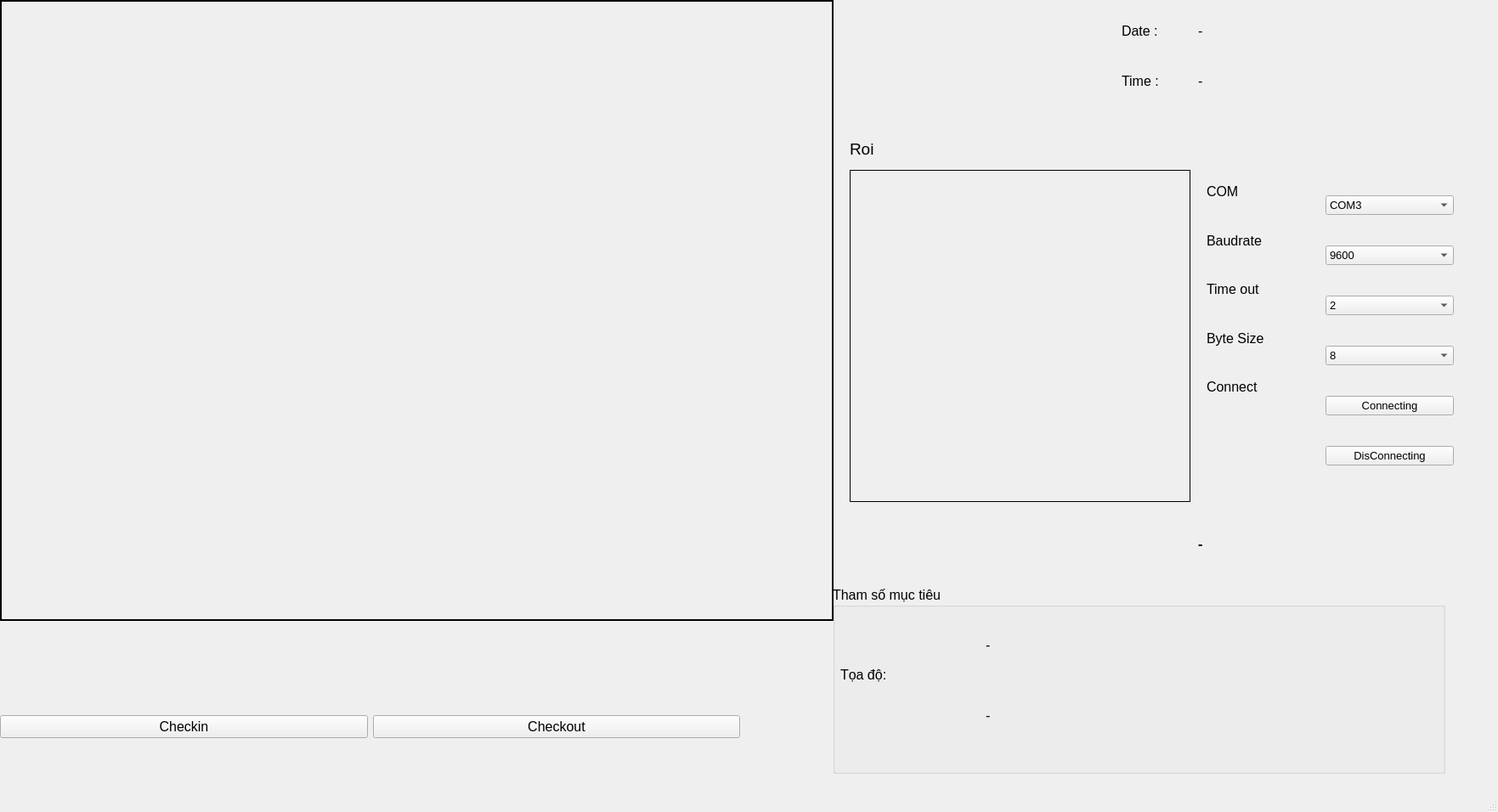
<?xml version="1.0" encoding="UTF-8"?>
<ui version="4.0">
 <class>MainWindow</class>
 <widget class="QMainWindow" name="MainWindow">
  <property name="geometry">
   <rect>
    <x>0</x>
    <y>0</y>
    <width>1763</width>
    <height>956</height>
   </rect>
  </property>
  <property name="windowTitle">
   <string>MainWindow</string>
  </property>
  <widget class="QWidget" name="centralwidget">
   <widget class="QWidget" name="horizontalLayoutWidget">
    <property name="geometry">
     <rect>
      <x>0</x>
      <y>800</y>
      <width>871</width>
      <height>111</height>
     </rect>
    </property>
    <property name="font">
     <font>
      <pointsize>12</pointsize>
     </font>
    </property>
    <layout class="QHBoxLayout" name="horizontalLayout">
     <item>
      <widget class="QPushButton" name="checkinButton">
       <property name="font">
        <font>
         <pointsize>12</pointsize>
        </font>
       </property>
       <property name="text">
        <string>Checkin</string>
       </property>
      </widget>
     </item>
     <item>
      <widget class="QPushButton" name="checkoutButton">
       <property name="font">
        <font>
         <pointsize>12</pointsize>
        </font>
       </property>
       <property name="text">
        <string>Checkout</string>
       </property>
      </widget>
     </item>
    </layout>
   </widget>
   <widget class="QWidget" name="verticalLayoutWidget">
    <property name="geometry">
     <rect>
      <x>1560</x>
      <y>200</y>
      <width>151</width>
      <height>381</height>
     </rect>
    </property>
    <property name="font">
     <font>
      <pointsize>10</pointsize>
     </font>
    </property>
    <layout class="QVBoxLayout" name="verticalLayout">
     <item>
      <widget class="QComboBox" name="Port_comboBox">
       <property name="font">
        <font>
         <pointsize>10</pointsize>
        </font>
       </property>
       <property name="layoutDirection">
        <enum>Qt::LeftToRight</enum>
       </property>
       <property name="editable">
        <bool>false</bool>
       </property>
       <property name="currentText">
        <string>COM3</string>
       </property>
       <property name="maxVisibleItems">
        <number>7</number>
       </property>
       <item>
        <property name="text">
         <string>COM3</string>
        </property>
       </item>
       <item>
        <property name="text">
         <string>COM1</string>
        </property>
       </item>
       <item>
        <property name="text">
         <string>COM2</string>
        </property>
       </item>
       <item>
        <property name="text">
         <string>COM4</string>
        </property>
       </item>
       <item>
        <property name="text">
         <string>COM5</string>
        </property>
       </item>
       <item>
        <property name="text">
         <string>COM6</string>
        </property>
       </item>
       <item>
        <property name="text">
         <string>COM7</string>
        </property>
       </item>
      </widget>
     </item>
     <item>
      <widget class="QComboBox" name="Baud_comboBox">
       <property name="font">
        <font>
         <pointsize>10</pointsize>
        </font>
       </property>
       <item>
        <property name="text">
         <string>9600</string>
        </property>
       </item>
       <item>
        <property name="text">
         <string>4800</string>
        </property>
       </item>
       <item>
        <property name="text">
         <string>19200</string>
        </property>
       </item>
       <item>
        <property name="text">
         <string>115200</string>
        </property>
       </item>
      </widget>
     </item>
     <item>
      <widget class="QComboBox" name="Timeout_comboBox">
       <property name="font">
        <font>
         <pointsize>10</pointsize>
        </font>
       </property>
       <item>
        <property name="text">
         <string>2</string>
        </property>
       </item>
       <item>
        <property name="text">
         <string>0.1</string>
        </property>
       </item>
       <item>
        <property name="text">
         <string>0.5</string>
        </property>
       </item>
       <item>
        <property name="text">
         <string>1</string>
        </property>
       </item>
       <item>
        <property name="text">
         <string>5</string>
        </property>
       </item>
       <item>
        <property name="text">
         <string>10</string>
        </property>
       </item>
      </widget>
     </item>
     <item>
      <widget class="QComboBox" name="Bytesize_comboBox">
       <property name="font">
        <font>
         <pointsize>10</pointsize>
        </font>
       </property>
       <item>
        <property name="text">
         <string>8</string>
        </property>
       </item>
      </widget>
     </item>
     <item>
      <widget class="QPushButton" name="pushButton">
       <property name="font">
        <font>
         <pointsize>10</pointsize>
        </font>
       </property>
       <property name="text">
        <string>Connecting</string>
       </property>
      </widget>
     </item>
     <item>
      <widget class="QPushButton" name="DispushButton">
       <property name="font">
        <font>
         <pointsize>10</pointsize>
        </font>
       </property>
       <property name="text">
        <string>DisConnecting</string>
       </property>
      </widget>
     </item>
    </layout>
   </widget>
   <widget class="QWidget" name="verticalLayoutWidget_2">
    <property name="geometry">
     <rect>
      <x>1420</x>
      <y>200</y>
      <width>121</width>
      <height>281</height>
     </rect>
    </property>
    <property name="font">
     <font>
      <family>MS Shell Dlg 2</family>
      <pointsize>12</pointsize>
      <weight>50</weight>
      <bold>false</bold>
     </font>
    </property>
    <layout class="QVBoxLayout" name="verticalLayout_2">
     <item>
      <widget class="QLabel" name="label4">
       <property name="font">
        <font>
         <family>MS Shell Dlg 2</family>
         <pointsize>12</pointsize>
         <weight>50</weight>
         <bold>false</bold>
        </font>
       </property>
       <property name="text">
        <string>COM</string>
       </property>
      </widget>
     </item>
     <item>
      <widget class="QLabel" name="label_5">
       <property name="font">
        <font>
         <family>MS Shell Dlg 2</family>
         <pointsize>12</pointsize>
         <weight>50</weight>
         <bold>false</bold>
        </font>
       </property>
       <property name="text">
        <string>Baudrate</string>
       </property>
      </widget>
     </item>
     <item>
      <widget class="QLabel" name="label_6">
       <property name="font">
        <font>
         <family>MS Shell Dlg 2</family>
         <pointsize>12</pointsize>
         <weight>50</weight>
         <bold>false</bold>
        </font>
       </property>
       <property name="text">
        <string>Time out</string>
       </property>
      </widget>
     </item>
     <item>
      <widget class="QLabel" name="label_7">
       <property name="font">
        <font>
         <family>MS Shell Dlg 2</family>
         <pointsize>12</pointsize>
         <weight>50</weight>
         <bold>false</bold>
        </font>
       </property>
       <property name="text">
        <string>Byte Size</string>
       </property>
      </widget>
     </item>
     <item>
      <widget class="QLabel" name="label_2">
       <property name="font">
        <font>
         <family>MS Shell Dlg 2</family>
         <pointsize>12</pointsize>
         <weight>50</weight>
         <bold>false</bold>
        </font>
       </property>
       <property name="text">
        <string>Connect</string>
       </property>
      </widget>
     </item>
    </layout>
   </widget>
   <widget class="QLabel" name="VideoLabel">
    <property name="enabled">
     <bool>true</bool>
    </property>
    <property name="geometry">
     <rect>
      <x>0</x>
      <y>0</y>
      <width>981</width>
      <height>731</height>
     </rect>
    </property>
    <property name="minimumSize">
     <size>
      <width>981</width>
      <height>731</height>
     </size>
    </property>
    <property name="maximumSize">
     <size>
      <width>16777215</width>
      <height>731</height>
     </size>
    </property>
    <property name="frameShape">
     <enum>QFrame::Box</enum>
    </property>
    <property name="lineWidth">
     <number>2</number>
    </property>
    <property name="text">
     <string/>
    </property>
    <property name="textFormat">
     <enum>Qt::AutoText</enum>
    </property>
    <property name="scaledContents">
     <bool>true</bool>
    </property>
   </widget>
   <widget class="QWidget" name="verticalLayoutWidget_3">
    <property name="geometry">
     <rect>
      <x>1410</x>
      <y>10</y>
      <width>301</width>
      <height>111</height>
     </rect>
    </property>
    <property name="font">
     <font>
      <pointsize>12</pointsize>
     </font>
    </property>
    <layout class="QVBoxLayout" name="verticalLayout_3">
     <item>
      <layout class="QHBoxLayout" name="horizontalLayout_2">
       <item>
        <widget class="QLabel" name="DateLabel">
         <property name="font">
          <font>
           <pointsize>12</pointsize>
          </font>
         </property>
         <property name="text">
          <string>-</string>
         </property>
        </widget>
       </item>
      </layout>
     </item>
     <item>
      <layout class="QHBoxLayout" name="horizontalLayout_4">
       <item>
        <widget class="QLabel" name="TimeLabel">
         <property name="font">
          <font>
           <pointsize>12</pointsize>
          </font>
         </property>
         <property name="text">
          <string>-</string>
         </property>
        </widget>
       </item>
      </layout>
     </item>
    </layout>
   </widget>
   <widget class="QWidget" name="verticalLayoutWidget_4">
    <property name="geometry">
     <rect>
      <x>1320</x>
      <y>10</y>
      <width>81</width>
      <height>111</height>
     </rect>
    </property>
    <layout class="QVBoxLayout" name="verticalLayout_4">
     <item>
      <widget class="QLabel" name="label">
       <property name="font">
        <font>
         <pointsize>12</pointsize>
        </font>
       </property>
       <property name="text">
        <string>Date :</string>
       </property>
      </widget>
     </item>
     <item>
      <widget class="QLabel" name="label_3">
       <property name="font">
        <font>
         <pointsize>12</pointsize>
        </font>
       </property>
       <property name="text">
        <string>Time :</string>
       </property>
      </widget>
     </item>
    </layout>
   </widget>
   <widget class="QGroupBox" name="groupBox">
    <property name="geometry">
     <rect>
      <x>980</x>
      <y>690</y>
      <width>721</width>
      <height>221</height>
     </rect>
    </property>
    <property name="font">
     <font>
      <pointsize>12</pointsize>
     </font>
    </property>
    <property name="title">
     <string>Tham số mục tiêu</string>
    </property>
    <widget class="QWidget" name="verticalLayoutWidget_6">
     <property name="geometry">
      <rect>
       <x>180</x>
       <y>30</y>
       <width>261</width>
       <height>161</height>
      </rect>
     </property>
     <layout class="QVBoxLayout" name="verticalLayout_6">
      <item>
       <widget class="QLabel" name="PoinXLabel">
        <property name="text">
         <string>-</string>
        </property>
       </widget>
      </item>
      <item>
       <widget class="QLabel" name="PoinYLabel">
        <property name="text">
         <string>-</string>
        </property>
       </widget>
      </item>
     </layout>
    </widget>
    <widget class="QWidget" name="verticalLayoutWidget_5">
     <property name="geometry">
      <rect>
       <x>9</x>
       <y>29</y>
       <width>161</width>
       <height>151</height>
      </rect>
     </property>
     <layout class="QVBoxLayout" name="verticalLayout_5">
      <item>
       <widget class="QLabel" name="label_8">
        <property name="text">
         <string>Tọa độ:</string>
        </property>
       </widget>
      </item>
     </layout>
    </widget>
   </widget>
   <widget class="QLabel" name="ConnectLabel">
    <property name="geometry">
     <rect>
      <x>1410</x>
      <y>600</y>
      <width>331</width>
      <height>81</height>
     </rect>
    </property>
    <property name="font">
     <font>
      <pointsize>12</pointsize>
      <weight>75</weight>
      <bold>true</bold>
     </font>
    </property>
    <property name="text">
     <string>-</string>
    </property>
   </widget>
   <widget class="QLabel" name="Video2label">
    <property name="geometry">
     <rect>
      <x>990</x>
      <y>10</y>
      <width>321</width>
      <height>141</height>
     </rect>
    </property>
    <property name="text">
     <string/>
    </property>
    <property name="pixmap">
     <pixmap>logophu.png</pixmap>
    </property>
    <property name="scaledContents">
     <bool>true</bool>
    </property>
   </widget>
   <widget class="QLabel" name="RotVideolabel">
    <property name="geometry">
     <rect>
      <x>1000</x>
      <y>200</y>
      <width>401</width>
      <height>391</height>
     </rect>
    </property>
    <property name="frameShape">
     <enum>QFrame::Box</enum>
    </property>
    <property name="frameShadow">
     <enum>QFrame::Plain</enum>
    </property>
    <property name="text">
     <string/>
    </property>
    <property name="pixmap">
     <pixmap>C:/Users/My laptop/Pictures/doramon.png</pixmap>
    </property>
    <property name="scaledContents">
     <bool>true</bool>
    </property>
   </widget>
   <widget class="QLabel" name="label_4">
    <property name="geometry">
     <rect>
      <x>1000</x>
      <y>150</y>
      <width>201</width>
      <height>51</height>
     </rect>
    </property>
    <property name="font">
     <font>
      <pointsize>14</pointsize>
     </font>
    </property>
    <property name="text">
     <string>Roi</string>
    </property>
   </widget>
  </widget>
  <widget class="QStatusBar" name="statusbar"/>
 </widget>
 <resources/>
 <connections/>
</ui>
